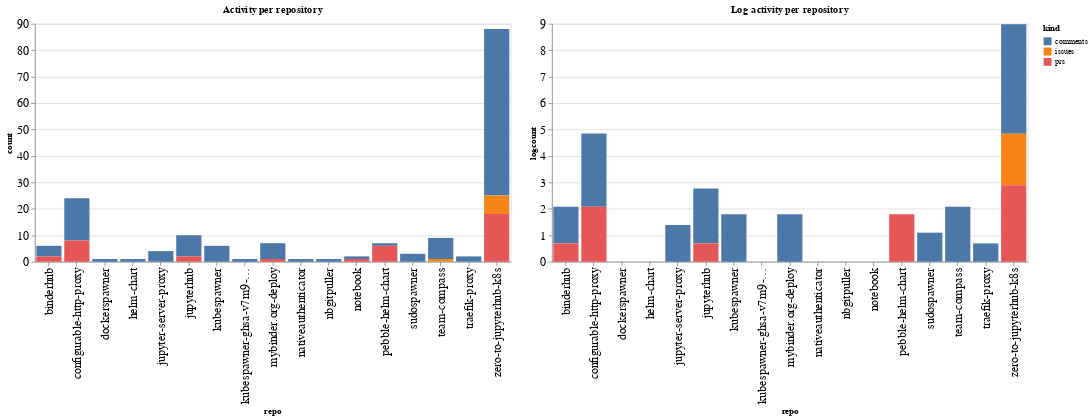

Source (notebook cell):
### Code cell
ch1 = alt.Chart(repo_summaries, width=600, title="Activity per repository").mark_bar().encode(
    x='repo',
    y='count',
    color='kind',
    tooltip="kind"
)

ch2 = alt.Chart(repo_summaries, width=600, title="Log activity per repository").mark_bar().encode(
    x='repo',
    y='logcount',
    color='kind',
    tooltip="kind"
)

ch1 | ch2

### Figure 1 — Vega-Lite specification as saved in the notebook (floating-point values rounded to 4 significant figures)
{"config": {"axisLeft": {"labelFontSize": 15}, "axisBottom": {"labelFontSize": 15}}, "hconcat": [{"mark": "bar", "encoding": {"color": {"type": "nominal", "field": "kind"}, "tooltip": {"type": "nominal", "field": "kind"}, "x": {"type": "nominal", "field": "repo"}, "y": {"type": "quantitative", "field": "count"}}, "title": "Activity per repository", "width": 600}, {"mark": "bar", "encoding": {"color": {"type": "nominal", "field": "kind"}, "tooltip": {"type": "nominal", "field": "kind"}, "x": {"type": "nominal", "field": "repo"}, "y": {"type": "quantitative", "field": "logcount"}}, "title": "Log activity per repository", "width": 600}], "data": {"name": "data-f41082270905389a907f79445fb7d716"}, "$schema": "https://vega.github.io/schema/vega-lite/v4.8.1.json", "datasets": {"data-f41082270905389a907f79445fb7d716": [{"repo": "binderhub", "kind": "comments", "count": 4, "logcount": 1.386}, {"repo": "binderhub", "kind": "prs", "count": 2, "logcount": 0.6931}, {"repo": "configurable-http-proxy", "kind": "comments", "count": 16, "logcount": 2.773}, {"repo": "configurable-http-proxy", "kind": "prs", "count": 8, "logcount": 2.079}, {"repo": "dockerspawner", "kind": "comments", "count": 1, "logcount": 0.0}, {"repo": "helm-chart", "kind": "comments", "count": 1, "logcount": 0.0}, {"repo": "jupyter-server-proxy", "kind": "comments", "count": 4, "logcount": 1.386}, {"repo": "jupyterhub", "kind": "comments", "count": 8, "logcount": 2.079}, {"repo": "jupyterhub", "kind": "prs", "count": 2, "logcount": 0.6931}, {"repo": "kubespawner", "kind": "comments", "count": 6, "logcount": 1.792}, {"repo": "kubespawner-ghsa-v7m9-9497-p9gr", "kind": "comments", "count": 1, "logcount": 0.0}, {"repo": "mybinder.org-deploy", "kind": "comments", "count": 6, "logcount": 1.792}, {"repo": "mybinder.org-deploy", "kind": "prs", "count": 1, "logcount": 0.0}, {"repo": "nativeauthenticator", "kind": "comments", "count": 1, "logcount": 0.0}, {"repo": "nbgitpuller", "kind": "comments", "count": 1, "logcount": 0.0}, {"repo": "notebook", "kind": "comments", "count": 1, "logcount": 0.0}, {"repo": "notebook", "kind": "prs", "count": 1, "logcount": 0.0}, {"repo": "pebble-helm-chart", "kind": "comments", "count": 1, "logcount": 0.0}, {"repo": "pebble-helm-chart", "kind": "prs", "count": 6, "logcount": 1.792}, {"repo": "sudospawner", "kind": "comments", "count": 3, "logcount": 1.099}, {"repo": "team-compass", "kind": "comments", "count": 8, "logcount": 2.079}, {"repo": "team-compass", "kind": "issues", "count": 1, "logcount": 0.0}, {"repo": "traefik-proxy", "kind": "comments", "count": 2, "logcount": 0.6931}, {"repo": "zero-to-jupyterhub-k8s", "kind": "comments", "count": 63, "logcount": 4.143}, {"repo": "zero-to-jupyterhub-k8s", "kind": "issues", "count": 7, "logcount": 1.946}, {"repo": "zero-to-jupyterhub-k8s", "kind": "prs", "count": 18, "logcount": 2.89}]}}
